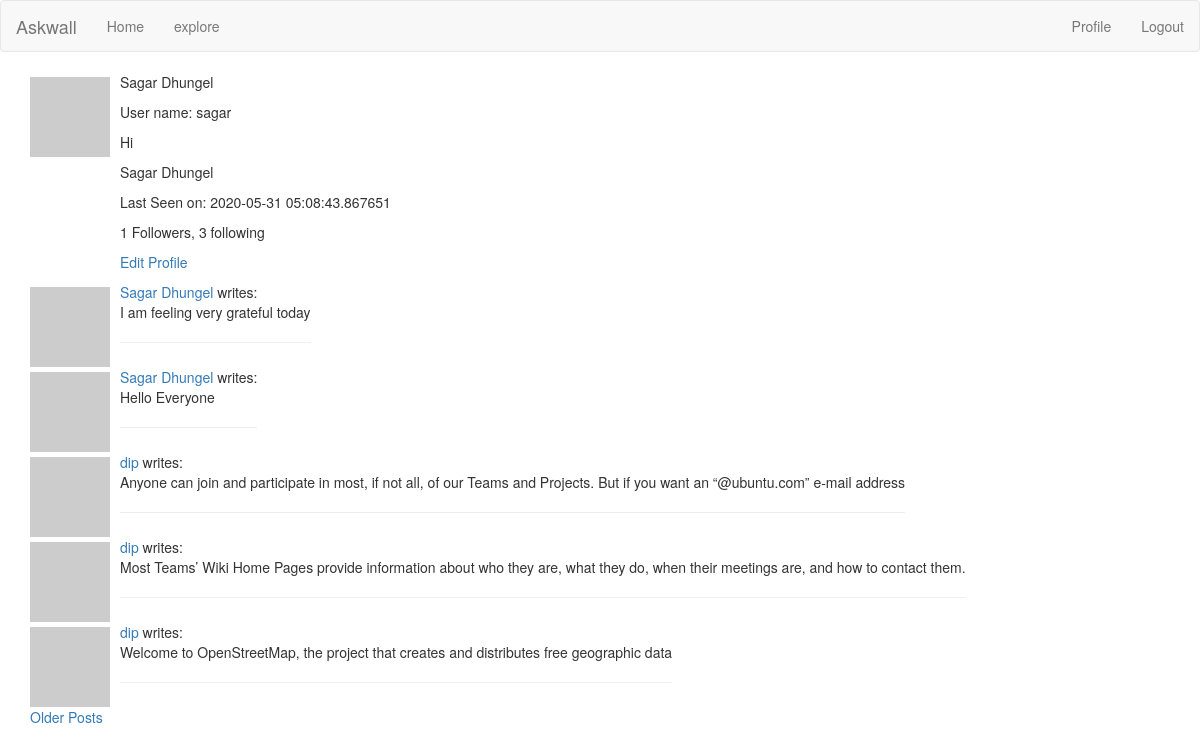
The page /user/sagar (signed in) on the database as committed earlier.
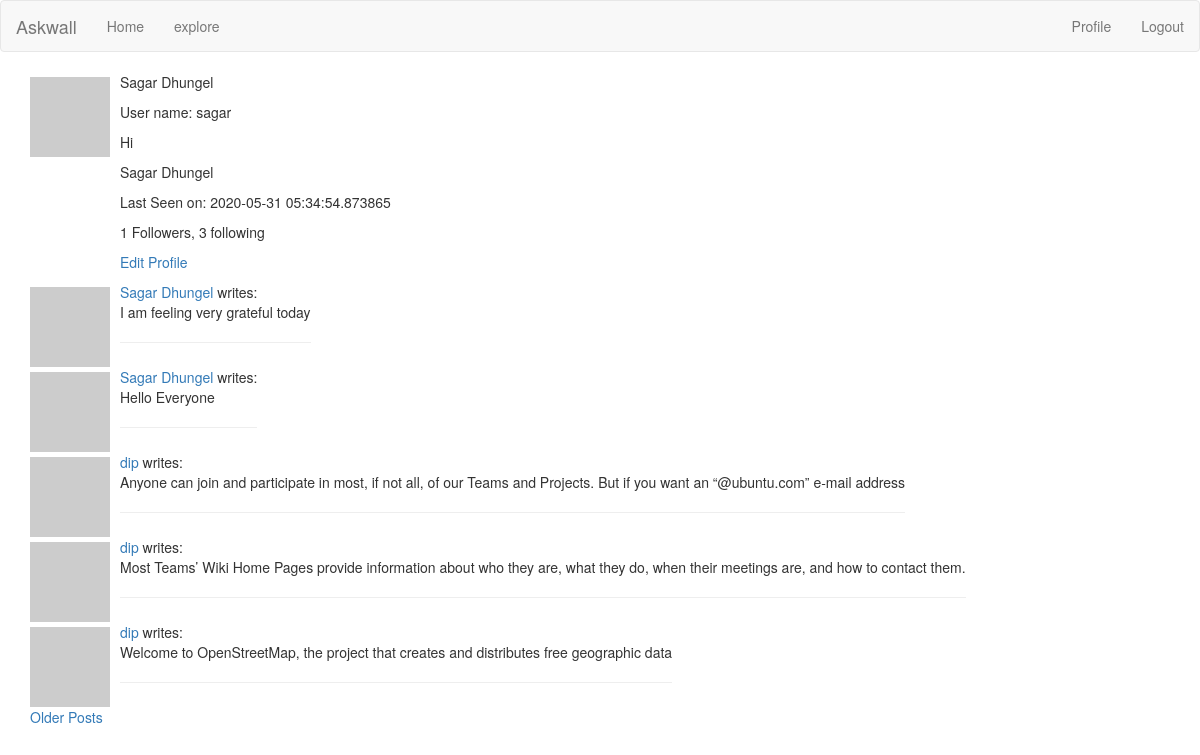
The same page on the database as committed later.
### app/models.py (models this page shows, shortened)
class User(UserMixin, db.Model):
	id = db.Column(db.Integer, primary_key= True)
	username = db.Column(db.String(64), index = True)
	profile_name = db.Column(db.String(64))
	email = db.Column(db.String(120), index = True)
	password_hash = db.Column(db.String(128))
	posts = db.relationship('Post', backref='author', lazy='dynamic')
	about_me = db.Column(db.String(150))
	last_seen = db.Column(db.DateTime, default=datetime.utcnow)
	followed = db.relationship(
		'User', secondary=followers,
		primaryjoin = (followers.c.follower_id == id),
		secondaryjoin = (followers.c.followed_id == id),
		backref = db.backref('followers', lazy='dynamic'), lazy ='dynamic')
	def avatar(self, size):
		digest = md5(self.email.lower().encode('utf-8')).hexdigest()
		return 'http://www.gravatar.com/avatar/{}?d=identicon&s={}'.format(digest, size)

class Post(db.Model):
	id = db.Column(db.Integer, primary_key = True)
	body = db.Column(db.String(140))
	timestamp = db.Column(db.DateTime, index= True, default=datetime.utcnow)
	user_id = db.Column(db.Integer, db.ForeignKey('user.id'))

### app/routes.py (the view)
@app.route('/user/<username>')
@login_required
def user(username):
	user = User.query.filter_by(username=username).first_or_404()
	page = request.args.get('page', 1, type=int)
	posts = Post.query.order_by(Post.timestamp.desc()).paginate(
		page, app.config['POSTS_PER_PAGE'], False)
	next_url = url_for('user', username=user.username, page=posts.next_num) if posts.has_next else None
	prev_url = url_for('user', username=user.username, page = posts.prev_num) if posts.has_prev else None
	form = EmptyForm()
	return render_template('user.html', user=user, posts=posts.items, prev_url=prev_url, next_url=next_url)

### app/models.py (called while the page is built)
@login.user_loader
def load_user(id):
	return User.query.get(int(id))

### app/routes.py (called while the page is built)
@app.before_request
def before_request():
	if current_user.is_authenticated:
		current_user.last_seen = datetime.utcnow()
		db.session.commit()

### app/templates/user.html (shortened to what this page needs)
{% extends "base.html" %}
{% block app_content %}
<div>
	<table>
		<tr valign="top">
			<td><img src="{{ user.avatar(128) }}"></td>
			<td>
				{% if user.profile_name %}
					<p> {{ user.profile_name }}</p>
				{% endif %}
				<p> User name: {{ user.username }}</p>
				{% if user.about_me %}
					<p> {{ user.about_me }}</p>
				{% endif %}
				{% if user.profile_name %}
					<p> {{ user.profile_name }}</p>
				{% endif %}
				{% if user.last_seen %}
					<p>Last Seen on: {{ user.last_seen }}</p>
				{% endif %}
				<p> {{user.followers.count() }} Followers, {{ user.followed.count() }} following</p>
				{% if user == current_user %}
					<p><a href="{{ url_for('edit_profile') }}">Edit Profile</a></p>
				{% elif current_user.is_following(user) %}
				<p><a href="{{ url_for('unfollow', username= user.username) }}">UnFollow</a></p>
				{% elif not current_user.is_following(user) %}
				<p><a href="{{ url_for('follow', username= user.username) }}">Follow</a></p>
				{% endif %}
			</td>
		</tr>
	</table>
	{% for post in posts %}
		{% include "_post.html" %}
	{% endfor %}
	{% if next_url %}
		<a href="{{ next_url }}">Older Posts</a>
	{% endif %}
</div>
{% endblock %}

### app/templates/base.html (shortened to what this page needs)
{% extends 'bootstrap/base.html' %}
{% block styles -%}
{{super()}}
    <link href="{{ url_for('static', filename='css/style.css') }}" rel="stylesheet">
{% endblock styles %}
{% block navbar %}
    <nav class="navbar navbar-default">
            <div class="navbar-header">
                <a class="navbar-brand" href="{{ url_for('index') }}">Askwall</a>
            </div>
            <div class="collapse navbar-collapse" id="bs-example-navbar-collapse-1">
                <ul class="nav navbar-nav">
                    <li><a href="{{ url_for('index') }}">Home</a></li>
                    <li><a href="{{ url_for('explore') }}">explore</a></li>
                </ul>
                <ul class="nav navbar-nav navbar-right">
                    {% if current_user.is_anonymous %}
                    <li><a href="{{ url_for('login') }}">Login</a></li>
                    {% else %}
                    <li><a href="{{ url_for('user', username=current_user.username) }}">Profile</a></li>
                    <li><a href="{{ url_for('logout') }}">Logout</a></li>
                    {% endif %}
                </ul>
            </div>
    </nav>
{% endblock %}
{% block content %}
    <div class="container">
        {% block app_content %}{% endblock %}
    </div>
{% endblock %}

### app/templates/_post.html
<table>
    <tr valign="top">
        <td><img src="{{ post.author.avatar(40) }}"></td>
        <td>{% if post.author.profile_name %}
	        	<a href="{{ url_for('user', username=post.author.username) }}">{{ post.author.profile_name }}</a>
        	{% else %}
        		<a href="{{ url_for('user', username=post.author.username) }}">{{ post.author.username }}</a>
        	{% endif %} writes:<br>{{ post.body }}<hr></td>
    </tr>
</table>

### app/static/css/style.css (style rules this page uses)
img { margin-right: 10px; margin-top: 5px; }

Rows that differ between the two databases and show on the page:
changed User "Sagar Dhungel": last_seen "2020-05-31 05:08:43.867651" → "2020-05-31 05:34:54.873865"
